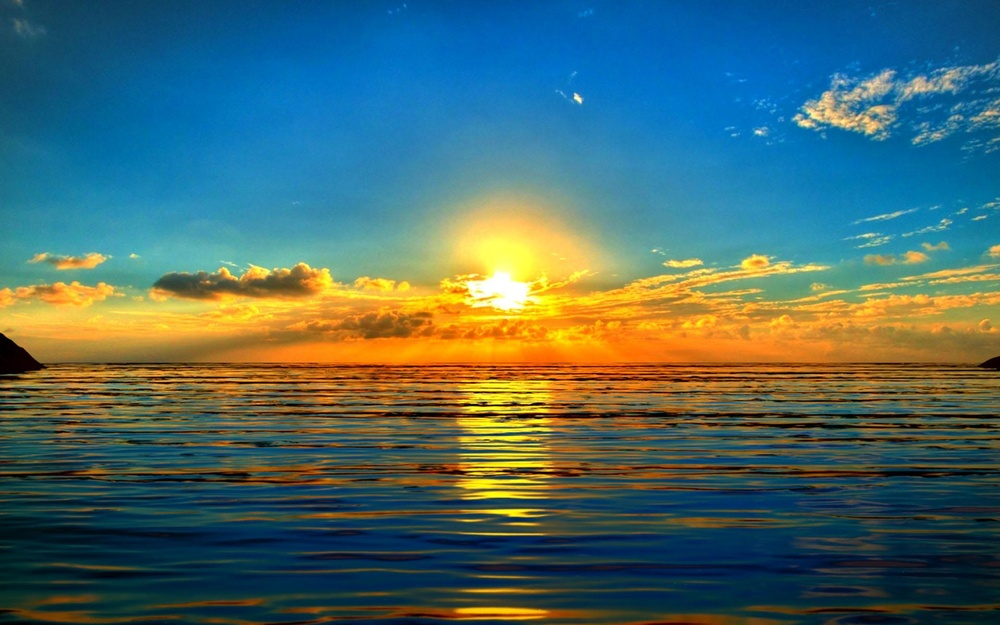
#> input picture dataSet/screen-6.jpg, 1000 x 625 px, shrunk from 1920 x 1200 before the run; its folder holds only this picture in this run
$ python dataTranning.py
#> lines starting #> are read from the running program, lines starting #| are printed output that depends on the picture
import cv2,os
import numpy as np
from PIL import Image

recognizer = cv2.face.LBPHFaceRecognizer_create()
path='dataSet'

def getImagesAndLabels(path):
    #get the path of all the files in the folder
#> called with path = 'dataSet'
    imagePaths=[os.path.join(path,f) for f in os.listdir(path)]
    faces=[]
    IDs=[]
    for imagePath in imagePaths:
        faceImg=Image.open(imagePath).convert('L')
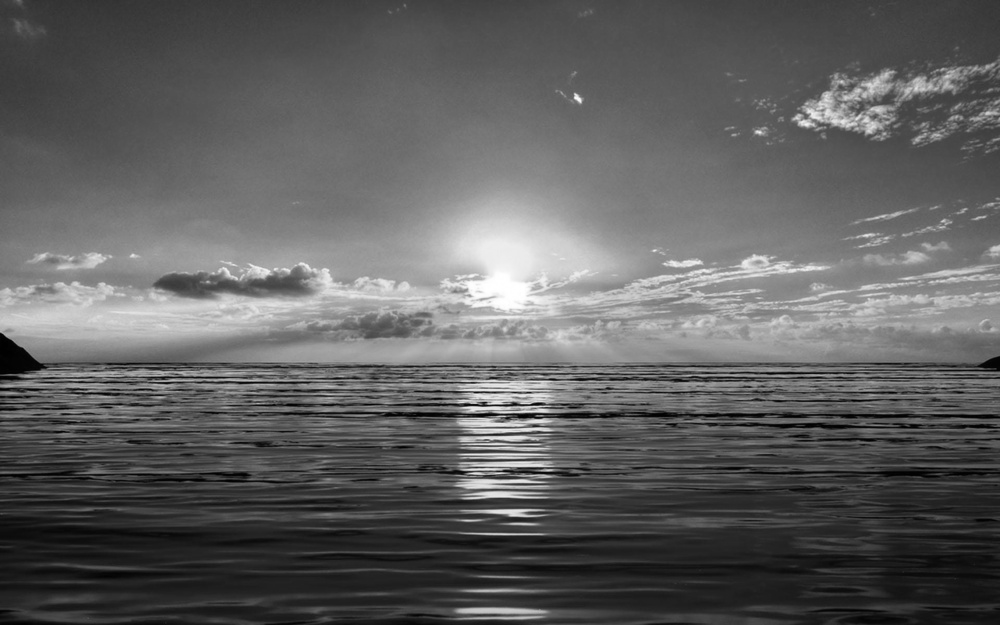
#> faceImg: PIL image 1000x625 L; min 0, max 255, mean 95.4
        faceNp=np.array(faceImg,'uint8')
        #split to get ID of the image
#> (the run stopped early here; a loop or call above may not have finished)
